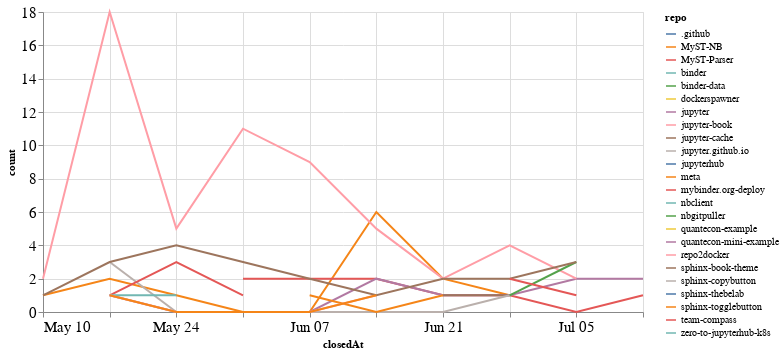

Notebook source saved alongside this figure:
### Code cell
closed_by_time = closed_by.groupby('repo').resample('W', on='closedAt').count()['author'].reset_index()
closed_by_time = closed_by_time.rename(columns={'author': 'count'})

alt.Chart(closed_by_time, width=600).mark_line().encode(
    x='closedAt',
    y='count',
    color='repo',
    tooltip="repo"
)

### Figure 1 — Vega-Lite specification as saved in the notebook (floating-point values rounded to 4 significant figures)
{"config": {"axisLeft": {"labelFontSize": 15}, "axisBottom": {"labelFontSize": 15}}, "data": {"name": "data-81fef3a39504a5f392e4a47aa0338a07"}, "mark": "line", "encoding": {"color": {"type": "nominal", "field": "repo"}, "tooltip": {"type": "nominal", "field": "repo"}, "x": {"type": "temporal", "field": "closedAt"}, "y": {"type": "quantitative", "field": "count"}}, "width": 600, "$schema": "https://vega.github.io/schema/vega-lite/v4.8.1.json", "datasets": {"data-81fef3a39504a5f392e4a47aa0338a07": [{"repo": ".github", "closedAt": "2020-07-05T00:00:00", "count": 1}, {"repo": "MyST-NB", "closedAt": "2020-05-10T00:00:00", "count": 1}, {"repo": "MyST-NB", "closedAt": "2020-05-17T00:00:00", "count": 2}, {"repo": "MyST-NB", "closedAt": "2020-05-24T00:00:00", "count": 1}, {"repo": "MyST-NB", "closedAt": "2020-05-31T00:00:00", "count": 0}, {"repo": "MyST-NB", "closedAt": "2020-06-07T00:00:00", "count": 0}, {"repo": "MyST-NB", "closedAt": "2020-06-14T00:00:00", "count": 6}, {"repo": "MyST-NB", "closedAt": "2020-06-21T00:00:00", "count": 2}, {"repo": "MyST-NB", "closedAt": "2020-06-28T00:00:00", "count": 1}, {"repo": "MyST-Parser", "closedAt": "2020-05-31T00:00:00", "count": 2}, {"repo": "MyST-Parser", "closedAt": "2020-06-07T00:00:00", "count": 2}, {"repo": "MyST-Parser", "closedAt": "2020-06-14T00:00:00", "count": 2}, {"repo": "MyST-Parser", "closedAt": "2020-06-21T00:00:00", "count": 1}, {"repo": "MyST-Parser", "closedAt": "2020-06-28T00:00:00", "count": 1}, {"repo": "MyST-Parser", "closedAt": "2020-07-05T00:00:00", "count": 0}, {"repo": "MyST-Parser", "closedAt": "2020-07-12T00:00:00", "count": 1}, {"repo": "binder", "closedAt": "2020-06-28T00:00:00", "count": 1}, {"repo": "binder-data", "closedAt": "2020-06-21T00:00:00", "count": 1}, {"repo": "dockerspawner", "closedAt": "2020-06-28T00:00:00", "count": 2}, {"repo": "jupyter", "closedAt": "2020-05-17T00:00:00", "count": 1}, {"repo": "jupyter", "closedAt": "2020-05-24T00:00:00", "count": 0}, {"repo": "jupyter", "closedAt": "2020-05-31T00:00:00", "count": 0}, {"repo": "jupyter", "closedAt": "2020-06-07T00:00:00", "count": 0}, {"repo": "jupyter", "closedAt": "2020-06-14T00:00:00", "count": 2}, {"repo": "jupyter", "closedAt": "2020-06-21T00:00:00", "count": 1}, {"repo": "jupyter", "closedAt": "2020-06-28T00:00:00", "count": 1}, {"repo": "jupyter", "closedAt": "2020-07-05T00:00:00", "count": 2}, {"repo": "jupyter", "closedAt": "2020-07-12T00:00:00", "count": 2}, {"repo": "jupyter-book", "closedAt": "2020-05-10T00:00:00", "count": 2}, {"repo": "jupyter-book", "closedAt": "2020-05-17T00:00:00", "count": 18}, {"repo": "jupyter-book", "closedAt": "2020-05-24T00:00:00", "count": 5}, {"repo": "jupyter-book", "closedAt": "2020-05-31T00:00:00", "count": 11}, {"repo": "jupyter-book", "closedAt": "2020-06-07T00:00:00", "count": 9}, {"repo": "jupyter-book", "closedAt": "2020-06-14T00:00:00", "count": 5}, {"repo": "jupyter-book", "closedAt": "2020-06-21T00:00:00", "count": 2}, {"repo": "jupyter-book", "closedAt": "2020-06-28T00:00:00", "count": 4}, {"repo": "jupyter-book", "closedAt": "2020-07-05T00:00:00", "count": 2}, {"repo": "jupyter-cache", "closedAt": "2020-06-21T00:00:00", "count": 1}, {"repo": "jupyter-cache", "closedAt": "2020-06-28T00:00:00", "count": 1}, {"repo": "jupyter.github.io", "closedAt": "2020-05-17T00:00:00", "count": 3}, {"repo": "jupyter.github.io", "closedAt": "2020-05-24T00:00:00", "count": 0}, {"repo": "jupyter.github.io", "closedAt": "2020-05-31T00:00:00", "count": 0}, {"repo": "jupyter.github.io", "closedAt": "2020-06-07T00:00:00", "count": 0}, {"repo": "jupyter.github.io", "closedAt": "2020-06-14T00:00:00", "count": 0}, {"repo": "jupyter.github.io", "closedAt": "2020-06-21T00:00:00", "count": 0}, {"repo": "jupyter.github.io", "closedAt": "2020-06-28T00:00:00", "count": 1}, {"repo": "jupyterhub", "closedAt": "2020-07-12T00:00:00", "count": 1}, {"repo": "meta", "closedAt": "2020-06-07T00:00:00", "count": 1}, {"repo": "meta", "closedAt": "2020-06-14T00:00:00", "count": 0}, {"repo": "meta", "closedAt": "2020-06-21T00:00:00", "count": 1}, {"repo": "mybinder.org-deploy", "closedAt": "2020-05-17T00:00:00", "count": 1}, {"repo": "mybinder.org-deploy", "closedAt": "2020-05-24T00:00:00", "count": 3}, {"repo": "mybinder.org-deploy", "closedAt": "2020-05-31T00:00:00", "count": 1}, {"repo": "nbclient", "closedAt": "2020-05-17T00:00:00", "count": 1}, {"repo": "nbclient", "closedAt": "2020-05-24T00:00:00", "count": 1}, {"repo": "nbgitpuller", "closedAt": "2020-06-28T00:00:00", "count": 1}, {"repo": "nbgitpuller", "closedAt": "2020-07-05T00:00:00", "count": 3}, {"repo": "quantecon-example", "closedAt": "2020-05-17T00:00:00", "count": 1}, {"repo": "quantecon-mini-example", "closedAt": "2020-06-21T00:00:00", "count": 1}, {"repo": "repo2docker", "closedAt": "2020-05-17T00:00:00", "count": 1}, {"repo": "repo2docker", "closedAt": "2020-05-24T00:00:00", "count": 0}, {"repo": "repo2docker", "closedAt": "2020-05-31T00:00:00", "count": 0}, {"repo": "repo2docker", "closedAt": "2020-06-07T00:00:00", "count": 0}, {"repo": "repo2docker", "closedAt": "2020-06-14T00:00:00", "count": 1}, {"repo": "sphinx-book-theme", "closedAt": "2020-05-10T00:00:00", "count": 1}, {"repo": "sphinx-book-theme", "closedAt": "2020-05-17T00:00:00", "count": 3}, {"repo": "sphinx-book-theme", "closedAt": "2020-05-24T00:00:00", "count": 4}, {"repo": "sphinx-book-theme", "closedAt": "2020-05-31T00:00:00", "count": 3}, {"repo": "sphinx-book-theme", "closedAt": "2020-06-07T00:00:00", "count": 2}, {"repo": "sphinx-book-theme", "closedAt": "2020-06-14T00:00:00", "count": 1}, {"repo": "sphinx-book-theme", "closedAt": "2020-06-21T00:00:00", "count": 2}, {"repo": "sphinx-book-theme", "closedAt": "2020-06-28T00:00:00", "count": 2}, {"repo": "sphinx-book-theme", "closedAt": "2020-07-05T00:00:00", "count": 3}, {"repo": "sphinx-copybutton", "closedAt": "2020-06-21T00:00:00", "count": 2}, {"repo": "sphinx-thebelab", "closedAt": "2020-07-05T00:00:00", "count": 3}, {"repo": "sphinx-togglebutton", "closedAt": "2020-05-17T00:00:00", "count": 1}, {"repo": "sphinx-togglebutton", "closedAt": "2020-05-24T00:00:00", "count": 0}, {"repo": "sphinx-togglebutton", "closedAt": "2020-05-31T00:00:00", "count": 0}, {"repo": "sphinx-togglebutton", "closedAt": "2020-06-07T00:00:00", "count": 0}, {"repo": "sphinx-togglebutton", "closedAt": "2020-06-14T00:00:00", "count": 1}, {"repo": "team-compass", "closedAt": "2020-06-28T00:00:00", "count": 2}, {"repo": "team-compass", "closedAt": "2020-07-05T00:00:00", "count": 1}, {"repo": "zero-to-jupyterhub-k8s", "closedAt": "2020-07-05T00:00:00", "count": 1}]}}
